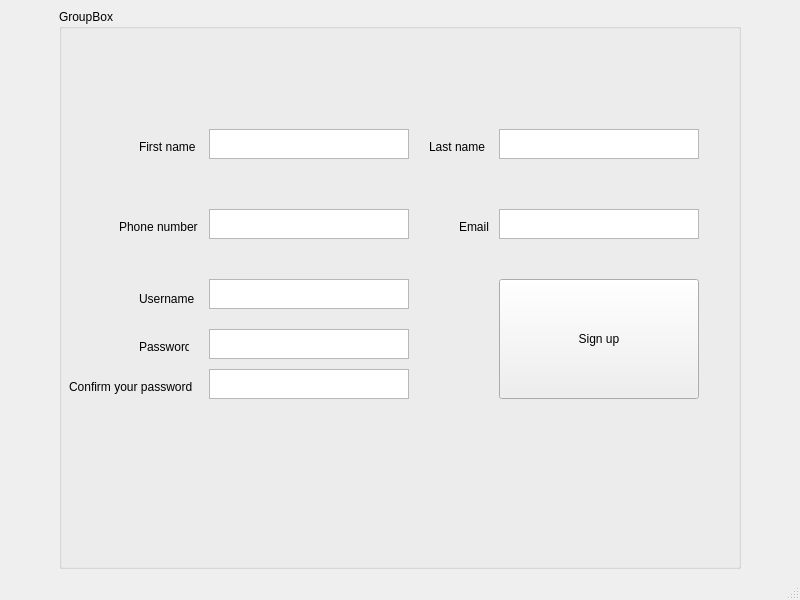
<?xml version="1.0" encoding="UTF-8"?>
<ui version="4.0">
 <class>Signup</class>
 <widget class="QMainWindow" name="Signup">
  <property name="geometry">
   <rect>
    <x>0</x>
    <y>0</y>
    <width>800</width>
    <height>600</height>
   </rect>
  </property>
  <property name="windowTitle">
   <string>MainWindow</string>
  </property>
  <widget class="QWidget" name="centralwidget">
   <layout class="QGridLayout" name="gridLayout">
    <item row="0" column="0">
     <spacer name="horizontalSpacer">
      <property name="orientation">
       <enum>Qt::Orientation::Horizontal</enum>
      </property>
      <property name="sizeType">
       <enum>QSizePolicy::Policy::Fixed</enum>
      </property>
      <property name="sizeHint" stdset="0">
       <size>
        <width>50</width>
        <height>20</height>
       </size>
      </property>
     </spacer>
    </item>
    <item row="0" column="2">
     <spacer name="horizontalSpacer_2">
      <property name="orientation">
       <enum>Qt::Orientation::Horizontal</enum>
      </property>
      <property name="sizeType">
       <enum>QSizePolicy::Policy::Fixed</enum>
      </property>
      <property name="sizeHint" stdset="0">
       <size>
        <width>50</width>
        <height>20</height>
       </size>
      </property>
     </spacer>
    </item>
    <item row="0" column="1">
     <widget class="QGroupBox" name="groupBox">
      <property name="title">
       <string>GroupBox</string>
      </property>
      <widget class="QLabel" name="label_2">
       <property name="geometry">
        <rect>
         <x>80</x>
         <y>130</y>
         <width>60</width>
         <height>16</height>
        </rect>
       </property>
       <property name="text">
        <string>First name</string>
       </property>
      </widget>
      <widget class="QTextEdit" name="First_Name_Text">
       <property name="geometry">
        <rect>
         <x>150</x>
         <y>120</y>
         <width>200</width>
         <height>30</height>
        </rect>
       </property>
      </widget>
      <widget class="QLabel" name="label_3">
       <property name="geometry">
        <rect>
         <x>370</x>
         <y>130</y>
         <width>60</width>
         <height>16</height>
        </rect>
       </property>
       <property name="text">
        <string>Last name</string>
       </property>
      </widget>
      <widget class="QTextEdit" name="Last_Name_Text">
       <property name="geometry">
        <rect>
         <x>440</x>
         <y>120</y>
         <width>200</width>
         <height>30</height>
        </rect>
       </property>
      </widget>
      <widget class="QLabel" name="label_4">
       <property name="geometry">
        <rect>
         <x>60</x>
         <y>210</y>
         <width>90</width>
         <height>16</height>
        </rect>
       </property>
       <property name="text">
        <string>Phone number</string>
       </property>
      </widget>
      <widget class="QTextEdit" name="Phone_Text">
       <property name="geometry">
        <rect>
         <x>150</x>
         <y>200</y>
         <width>200</width>
         <height>30</height>
        </rect>
       </property>
      </widget>
      <widget class="QLabel" name="label_5">
       <property name="geometry">
        <rect>
         <x>400</x>
         <y>210</y>
         <width>90</width>
         <height>16</height>
        </rect>
       </property>
       <property name="text">
        <string>Email</string>
       </property>
      </widget>
      <widget class="QTextEdit" name="Email_Text">
       <property name="geometry">
        <rect>
         <x>440</x>
         <y>200</y>
         <width>200</width>
         <height>30</height>
        </rect>
       </property>
      </widget>
      <widget class="QLabel" name="label_6">
       <property name="geometry">
        <rect>
         <x>80</x>
         <y>280</y>
         <width>60</width>
         <height>20</height>
        </rect>
       </property>
       <property name="text">
        <string>Username</string>
       </property>
      </widget>
      <widget class="QTextEdit" name="Uname_Text">
       <property name="geometry">
        <rect>
         <x>150</x>
         <y>270</y>
         <width>200</width>
         <height>30</height>
        </rect>
       </property>
      </widget>
      <widget class="QLabel" name="label_7">
       <property name="geometry">
        <rect>
         <x>80</x>
         <y>330</y>
         <width>50</width>
         <height>16</height>
        </rect>
       </property>
       <property name="text">
        <string>Password</string>
       </property>
      </widget>
      <widget class="QLabel" name="label_8">
       <property name="geometry">
        <rect>
         <x>10</x>
         <y>370</y>
         <width>130</width>
         <height>16</height>
        </rect>
       </property>
       <property name="text">
        <string>Confirm your password</string>
       </property>
      </widget>
      <widget class="QTextEdit" name="Pwd_text">
       <property name="geometry">
        <rect>
         <x>150</x>
         <y>320</y>
         <width>200</width>
         <height>30</height>
        </rect>
       </property>
      </widget>
      <widget class="QTextEdit" name="Confirm_Pwd_text">
       <property name="geometry">
        <rect>
         <x>150</x>
         <y>360</y>
         <width>200</width>
         <height>30</height>
        </rect>
       </property>
      </widget>
      <widget class="QPushButton" name="SignUp_Btn">
       <property name="geometry">
        <rect>
         <x>440</x>
         <y>270</y>
         <width>200</width>
         <height>120</height>
        </rect>
       </property>
       <property name="text">
        <string>Sign up</string>
       </property>
      </widget>
     </widget>
    </item>
   </layout>
  </widget>
  <widget class="QMenuBar" name="menubar">
   <property name="geometry">
    <rect>
     <x>0</x>
     <y>0</y>
     <width>800</width>
     <height>26</height>
    </rect>
   </property>
  </widget>
  <widget class="QStatusBar" name="statusbar"/>
 </widget>
 <resources/>
 <connections/>
</ui>
